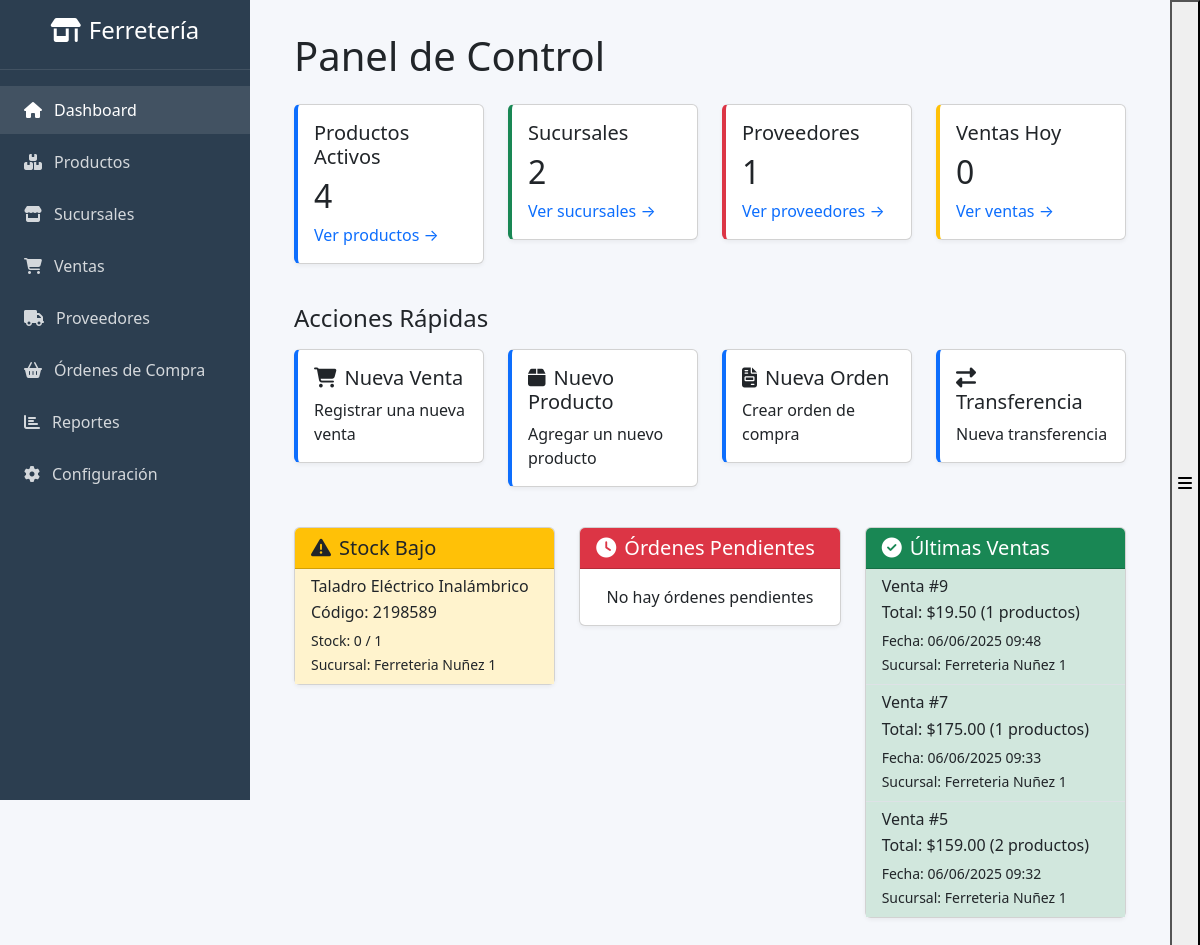
The page / on the database its author committed.
### tables this page shows
CREATE TABLE `inventario` (
  `producto_id` int(11) NOT NULL,
  `sucursal_id` int(11) NOT NULL,
  `stock_actual` int(11) NOT NULL DEFAULT '0',
  `stock_minimo` int(11) NOT NULL DEFAULT '1',
  `stock_maximo` int(11) NOT NULL DEFAULT '100',
  `ultima_actualizacion` timestamp NULL DEFAULT CURRENT_TIMESTAMP ON UPDATE CURRENT_TIMESTAMP
);

CREATE TABLE `producto` (
  `producto_id` int(11) NOT NULL,
  `codigo_producto` varchar(20) NOT NULL,
  `nombre_producto` varchar(100) NOT NULL,
  `precio` decimal(10,2) NOT NULL,
  `categoria` varchar(50) NOT NULL,
  `activo` tinyint(1) NOT NULL DEFAULT '1'
);

CREATE TABLE `sucursal` (
  `sucursal_id` int(11) NOT NULL,
  `codigo_sucursal` varchar(20) NOT NULL,
  `nombre` varchar(100) NOT NULL,
  `direccion` varchar(200) NOT NULL,
  `telefono` varchar(20) DEFAULT NULL,
  `ciudad` varchar(50) NOT NULL,
  `estado` varchar(50) NOT NULL
);

CREATE TABLE `venta` (
  `venta_id` int(11) NOT NULL,
  `fecha_venta` datetime NOT NULL,
  `empleado_id` int(11) NOT NULL,
  `sucursal_id` int(11) NOT NULL,
  `total_venta` decimal(12,2) NOT NULL,
  `estado` varchar(20) NOT NULL DEFAULT 'COMPLETADA'
);

### index.php (the view, shortened to what this page needs)
<?php
require_once 'includes/db.php';
try {
    $stmt = $pdo->query("
        SELECT p.nombre_producto, p.codigo_producto, i.stock_actual, i.stock_minimo, s.nombre as sucursal
        FROM Producto p
        JOIN Inventario i ON p.producto_id = i.producto_id
        JOIN Sucursal s ON i.sucursal_id = s.sucursal_id
        WHERE i.stock_actual <= i.stock_minimo
        ORDER BY i.stock_actual ASC
        LIMIT 5
    ");
    $productos_bajos = $stmt->fetchAll(PDO::FETCH_ASSOC);
    $stmt = $pdo->query("
        SELECT v.venta_id, v.fecha_venta, v.total_venta, s.nombre as sucursal,
               COUNT(dv.producto_id) as num_productos
        FROM Venta v
        JOIN Sucursal s ON v.sucursal_id = s.sucursal_id
        JOIN Detalles_venta dv ON v.venta_id = dv.venta_id
        GROUP BY v.venta_id, v.fecha_venta, v.total_venta, s.nombre
        ORDER BY v.fecha_venta DESC
        LIMIT 5
    ");
    $ultimas_ventas = $stmt->fetchAll(PDO::FETCH_ASSOC);
    $stmt = $pdo->query("
        SELECT oc.orden_compra_id, oc.fecha_orden, p.nombre as proveedor,
               oc.total, oc.estado
        FROM Orden_compra oc
        JOIN Proveedor p ON oc.proveedor_id = p.proveedor_id
        WHERE oc.estado = 'PENDIENTE'
        ORDER BY oc.fecha_orden DESC
        LIMIT 5
    ");
    $ordenes_pendientes = $stmt->fetchAll(PDO::FETCH_ASSOC);
    $stats = $pdo->query("
        SELECT
        (SELECT COUNT(*) FROM Producto WHERE activo = 1) as total_productos,
        (SELECT COUNT(*) FROM Sucursal) as total_sucursales,
        (SELECT COUNT(*) FROM Proveedor) as total_proveedores,
        (SELECT COUNT(*) FROM Venta WHERE DATE(fecha_venta) = CURDATE()) as ventas_hoy
    ")->fetch(PDO::FETCH_ASSOC);
} catch (PDOException $e) {
    $_SESSION['mensaje'] = "Error al cargar el dashboard: " . $e->getMessage();
    $_SESSION['mensaje_tipo'] = "danger";
}
?>
<!DOCTYPE html>
<html lang="es">
<head>
    <link href="https://cdn.jsdelivr.net/npm/bootstrap@5.3.2/dist/css/bootstrap.min.css" rel="stylesheet">
    <link rel="stylesheet" href="https://cdnjs.cloudflare.com/ajax/libs/font-awesome/6.4.0/css/all.min.css">
</head>
<body class="dashboard-body">
    <?php include 'includes/sidebar.php'; ?>
    <div class="main-content">
        <div class="container-fluid">
            <h1 class="mb-4">Panel de Control</h1>
            <div class="row mb-4">
                <div class="col-md-3">
                    <div class="card stat-card productos">
                        <div class="card-body">
                            <h5 class="card-title">Productos Activos</h5>
                            <p class="card-text h2"><?= number_format($stats['total_productos']) ?></p>
                            <a href="consultas/productos.php" class="text-decoration-none">Ver productos →</a>
                        </div>
                    </div>
                </div>
                <div class="col-md-3">
                    <div class="card stat-card sucursales">
                        <div class="card-body">
                            <h5 class="card-title">Sucursales</h5>
                            <p class="card-text h2"><?= number_format($stats['total_sucursales']) ?></p>
                            <a href="consultas/sucursales.php" class="text-decoration-none">Ver sucursales →</a>
                        </div>
                    </div>
                </div>
                <div class="col-md-3">
                    <div class="card stat-card proveedores">
                        <div class="card-body">
                            <h5 class="card-title">Proveedores</h5>
                            <p class="card-text h2"><?= number_format($stats['total_proveedores']) ?></p>
                            <a href="consultas/proveedores.php" class="text-decoration-none">Ver proveedores →</a>
                        </div>
                    </div>
                </div>
                <div class="col-md-3">
                    <div class="card stat-card ventas">
                        <div class="card-body">
                            <h5 class="card-title">Ventas Hoy</h5>
                            <p class="card-text h2"><?= number_format($stats['ventas_hoy']) ?></p>
                            <a href="consultas/ventas.php" class="text-decoration-none">Ver ventas →</a>
                        </div>
                    </div>
                </div>
            </div>
            <div class="row mb-4">
                <div class="col-12">
                    <h4 class="mb-3">Acciones Rápidas</h4>
                </div>
                <div class="col-md-3">
                    <a href="altas/venta.php" class="quick-action">
                        <div class="card">
                            <div class="card-body">
                                <h5 class="card-title"><i class="fas fa-shopping-cart me-2"></i>Nueva Venta</h5>
                                <p class="card-text">Registrar una nueva venta</p>
                            </div>
                        </div>
                    </a>
                </div>
                <div class="col-md-3">
                    <a href="altas/producto.php" class="quick-action">
                        <div class="card">
                            <div class="card-body">
                                <h5 class="card-title"><i class="fas fa-box me-2"></i>Nuevo Producto</h5>
                                <p class="card-text">Agregar un nuevo producto</p>
                            </div>
                        </div>
                    </a>
                </div>
                <div class="col-md-3">
                    <a href="altas/orden_compra.php" class="quick-action">
                        <div class="card">
                            <div class="card-body">
                                <h5 class="card-title"><i class="fas fa-file-invoice me-2"></i>Nueva Orden</h5>
                                <p class="card-text">Crear orden de compra</p>
                            </div>
                        </div>
                    </a>
                </div>
                <div class="col-md-3">
                    <a href="altas/transferencia.php" class="quick-action">
                        <div class="card">
                            <div class="card-body">
                                <h5 class="card-title"><i class="fas fa-exchange-alt me-2"></i>Transferencia</h5>
                                <p class="card-text">Nueva transferencia</p>
                            </div>
                        </div>
                    </a>
                </div>
            </div>
            <div class="row">
                <div class="col-md-4">
                    <div class="card">
                        <div class="card-header bg-warning text-dark">
                            <h5 class="card-title mb-0"><i class="fas fa-exclamation-triangle me-2"></i>Stock Bajo</h5>
                        </div>
                        <div class="card-body p-0">
                            <?php if (empty($productos_bajos)): ?>
                                <p class="text-center py-3 mb-0">No hay productos con stock bajo</p>
                            <?php else: ?>
                                <div class="list-group list-group-flush">
                                <?php foreach ($productos_bajos as $producto): ?>
                                    <div class="list-group-item alert-stock">
                                        <h6 class="mb-1"><?= htmlspecialchars($producto['nombre_producto']) ?></h6>
                                        <p class="mb-1">Código: <?= htmlspecialchars($producto['codigo_producto']) ?></p>
                                        <small>
                                            Stock: <?= $producto['stock_actual'] ?> / <?= $producto['stock_minimo'] ?>
                                            <br>
                                            Sucursal: <?= htmlspecialchars($producto['sucursal']) ?>
                                        </small>
                                    </div>
                                <?php endforeach; ?>
                                </div>
                            <?php endif; ?>
                        </div>
                    </div>
                </div>
                <div class="col-md-4">
                    <div class="card">
                        <div class="card-header bg-danger text-white">
                            <h5 class="card-title mb-0"><i class="fas fa-clock me-2"></i>Órdenes Pendientes</h5>
                        </div>
                        <div class="card-body p-0">
                            <?php if (empty($ordenes_pendientes)): ?>
                                <p class="text-center py-3 mb-0">No hay órdenes pendientes</p>
                            <?php endif; ?>
                        </div>
                    </div>
                </div>
                <div class="col-md-4">
                    <div class="card">
                        <div class="card-header bg-success text-white">
                            <h5 class="card-title mb-0"><i class="fas fa-check-circle me-2"></i>Últimas Ventas</h5>
                        </div>
                        <div class="card-body p-0">
                            <?php if (empty($ultimas_ventas)): ?>
                                <p class="text-center py-3 mb-0">No hay ventas registradas</p>
                            <?php else: ?>
                                <div class="list-group list-group-flush">
                                <?php foreach ($ultimas_ventas as $venta): ?>
                                    <div class="list-group-item sale-success">
                                        <h6 class="mb-1">Venta #<?= $venta['venta_id'] ?></h6>
                                        <p class="mb-1">
                                            Total: $<?= number_format($venta['total_venta'], 2) ?>
                                            (<?= $venta['num_productos'] ?> productos)
                                        </p>
                                        <small>
                                            Fecha: <?= date('d/m/Y H:i', strtotime($venta['fecha_venta'])) ?>
                                            <br>
                                            Sucursal: <?= htmlspecialchars($venta['sucursal']) ?>
                                        </small>
                                    </div>
                                <?php endforeach; ?>
                                </div>
                            <?php endif; ?>
                        </div>
                    </div>
                </div>
            </div>
        </div>
    </div>
</body>
</html>

### includes/sidebar.php (shortened to what this page needs)
<?php
$depth = substr_count(trim(parse_url($_SERVER['REQUEST_URI'], PHP_URL_PATH), '/'), '/');
$base_path = str_repeat('../', max(0, $depth - 1));
if ($depth <= 1) $base_path = './';
?>
<div class="sidebar">
    <div class="sidebar-brand">
        <h2><i class="fas fa-store-alt"></i> <span>Ferretería</span></h2>
    </div>
    <ul class="sidebar-menu">
        <li>
            <a href="<?= $base_path ?>" class="<?= basename($_SERVER['PHP_SELF']) == 'index.php' ? 'active' : '' ?>">
                <i class="fas fa-home"></i>
                <span>Dashboard</span>
            </a>
        </li>
        <li>
            <a href="#" class="<?= strpos($_SERVER['REQUEST_URI'], 'producto') !== false ? 'active' : '' ?>">
                <i class="fas fa-boxes"></i>
                <span>Productos</span>
            </a>
        </li>
        <li>
            <a href="#" class="<?= strpos($_SERVER['REQUEST_URI'], 'sucursal') !== false ? 'active' : '' ?>">
                <i class="fas fa-store"></i>
                <span>Sucursales</span>
            </a>
        </li>
        <li>
            <a href="#" class="<?= strpos($_SERVER['REQUEST_URI'], 'venta') !== false ? 'active' : '' ?>">
                <i class="fas fa-shopping-cart"></i>
                <span>Ventas</span>
            </a>
        </li>
        <li>
            <a href="#" class="<?= strpos($_SERVER['REQUEST_URI'], 'proveedor') !== false ? 'active' : '' ?>">
                <i class="fas fa-truck"></i>
                <span>Proveedores</span>
            </a>
        </li>
        <li>
            <a href="#" class="<?= strpos($_SERVER['REQUEST_URI'], 'orden_compra') !== false ? 'active' : '' ?>">
                <i class="fas fa-shopping-basket"></i>
                <span>Órdenes de Compra</span>
            </a>
        </li>
        <li>
            <a href="#" class="<?= strpos($_SERVER['REQUEST_URI'], 'reporte') !== false ? 'active' : '' ?>">
                <i class="fas fa-chart-bar"></i>
                <span>Reportes</span>
            </a>
        </li>
        <li>
            <a href="<?= $base_path ?>admin/config.php" class="<?= strpos($_SERVER['REQUEST_URI'], 'admin') !== false ? 'active' : '' ?>">
                <i class="fas fa-cog"></i>
                <span>Configuración</span>
            </a>
        </li>
    </ul>
</div>

### index.php (style rules this page uses)
.dashboard-body { display: flex; min-height: 100vh; background-color: #f5f7fb; }
.main-content { flex: 1; margin-left: 250px; padding: 2rem; background: #f5f7fb; min-height: 100vh; }
.card { transition: transform 0.2s; margin-bottom: 1rem; box-shadow: 0 2px 4px rgba(0,0,0,0.05); }
.stat-card { border-left: 4px solid; }
.stat-card.productos { border-left-color: #0d6efd; }
.stat-card.sucursales { border-left-color: #198754; }
.stat-card.proveedores { border-left-color: #dc3545; }
.stat-card.ventas { border-left-color: #ffc107; }
.alert-stock { background-color: #fff3cd; border-left: 4px solid #ffc107; }
.sale-success { background-color: #d1e7dd; border-left: 4px solid #198754; }
.quick-action { text-decoration: none; color: inherit; }
.quick-action .card { border-left: 4px solid #0d6efd; }

### includes/sidebar.php (style rules this page uses)
.sidebar { position: fixed; left: 0; top: 0; height: 100vh; width: 250px; background: #2c3e50; color: white; overflow-y: auto; z-index: 1000; transition: all 0.3s ease; }
.sidebar-brand { padding: 1rem 1.5rem; text-align: center; border-bottom: 1px solid rgba(255,255,255,0.1); }
.sidebar-brand h2 { color: white; font-size: 1.5rem; display: flex; align-items: center; justify-content: center; gap: 0.5rem; }
.sidebar-menu { list-style: none; padding: 1rem 0; margin: 0; }
.sidebar-menu li { margin-bottom: 0.25rem; }
.sidebar-menu a { display: flex; align-items: center; padding: 0.75rem 1.5rem; color: rgba(255,255,255,0.8); text-decoration: none; transition: all 0.3s; gap: 0.75rem; }
.sidebar-menu a:hover, .sidebar-menu a.active { background: rgba(255,255,255,0.1); color: white; }

### rows shown on the page
inventario: producto.nombre_producto "Taladro Eléctrico Inalámbrico", producto.codigo_producto "2198589", stock_actual "0", stock_minimo "1", sucursal.nombre "Ferreteria Nuñez 1"
venta: venta_id "9", total_venta "19.50", num_productos "1", fecha_venta "06/06/2025 09:48", sucursal.nombre "Ferreteria Nuñez 1"
venta: venta_id "7", total_venta "175.00", num_productos "1", fecha_venta "06/06/2025 09:33", sucursal.nombre "Ferreteria Nuñez 1"
venta: venta_id "5", total_venta "159.00", num_productos "2", fecha_venta "06/06/2025 09:32", sucursal.nombre "Ferreteria Nuñez 1"

### other values the page prints
$stats['total_productos'] "4"
$stats['total_sucursales'] "2"
$stats['total_proveedores'] "1"
$stats['ventas_hoy'] "0"
